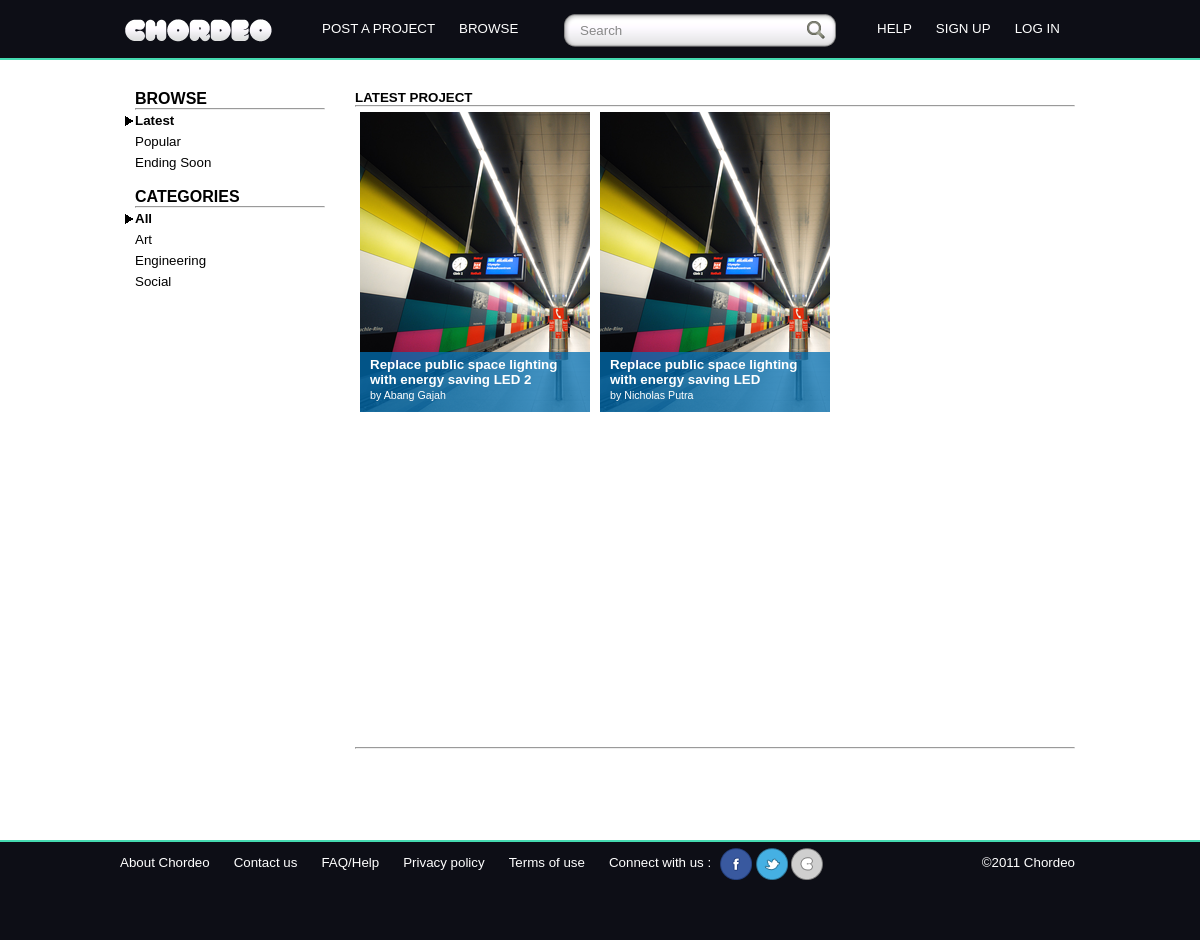
Screenshot of /project/browse/latest/all with the database file from the repository.
### tables this page shows
CREATE TABLE IF NOT EXISTS `ch_project` (
  `project_id` int(3) NOT NULL AUTO_INCREMENT,
  `project_name` varchar(100) NOT NULL,
  `pending_summary` text NOT NULL,
  `project_location` varchar(100) NOT NULL,
  `project_detail` text NOT NULL,
  `category` varchar(20) NOT NULL,
  `amount_funding` int(10) NOT NULL,
  `funding_duration` int(10) NOT NULL,
  `project_reward` varchar(30) NOT NULL,
  `funding_status` varchar(30) NOT NULL,
  `project_time` timestamp NOT NULL DEFAULT CURRENT_TIMESTAMP ON UPDATE CURRENT_TIMESTAMP,
  `project_status` varchar(20) NOT NULL,
  `project_image` varchar(45) DEFAULT NULL,
  `project_video` varchar(45) DEFAULT NULL,
  `project_home` text,
  `project_update` text,
  `project_user_id` int(5) NOT NULL,
  `featured` int(1) NOT NULL,
  PRIMARY KEY (`project_id`),
  KEY `fk_ch_project_ch_user` (`project_user_id`)
);

CREATE TABLE IF NOT EXISTS `ch_user` (
  `user_id` int(5) NOT NULL AUTO_INCREMENT,
  `avatar` varchar(100) DEFAULT 'profile.png',
  `username` varchar(50) NOT NULL,
  `email` varchar(50) NOT NULL,
  `name` varchar(100) NOT NULL,
  `bio` text,
  `website` varchar(30) NOT NULL,
  `location` varchar(50) DEFAULT NULL,
  `password` varchar(50) NOT NULL,
  `type` varchar(20) NOT NULL DEFAULT 'user',
  PRIMARY KEY (`user_id`)
);

### application/controllers/project.php (called while the page is built, shortened)
<?php if ( ! defined('BASEPATH')) exit('No direct script access allowed');
class Project extends CI_Controller {
    function browse($var="latest",$cat="all")
    {
        if($this->uri->segment(3)==NULL)
        {
            $v="latest";
        } else
            {
            $v=$this->uri->segment(3);
        }
        if($this->uri->segment(4)==NULL)
        {
            $c="all";
        } else
            {
            $c=$this->uri->segment(4);
        }
        $data['title']='Browse Project';
        $data['browse_link']=$this->viewloader->browse_link($var,$c);
        $data['categories']=$this->viewloader->menu_cat($cat);
        $data['pagination']=$this->viewloader->browse_pagination($v,$cat);
        $data['site']=$this->projectmodel->browse_project($var);
        $data['headproject']=$this->viewloader->head_project();
        $data['headcat']=$this->viewloader->head_cat();
        $this->projectmodel->template2($data,"chbrowse");
    }
}

### index.php (called while the page is built, shortened)
<?php
require_once BASEPATH.'core/CodeIgniter.php';

### application/models/projectmodel.php (the view, shortened to what this page needs)
<?php if ( ! defined('BASEPATH')) exit('No direct script access allowed');
class Projectmodel extends CI_Model {
    function browse_project()
    {
        $rs = '';
        if($this->uri->segment(5)==NULL)
            {
                $offset=0;
            } else
            {
                $offset=$this->uri->segment(5);
            }
        $limit=2;
        $cat = $this->uri->segment(4);
        if($cat=="all")
        {
            $q=$this->db->get_where("ch_project",array("project_status"=>"true"),$limit,$offset);
        } else {
            $q=$this->db->get_where("ch_project",array("project_status"=>"true","category"=>$cat),$limit,$offset);
        }
        foreach($q->result_array() as $row)
        {
            $s=$this->db->get_where("ch_user",array("user_id"=>$row['project_user_id']));
            $user=$s->row();
            $rs .= '
                <script type="text/javascript">
                    $(document).ready(function(){
                            $("#pitch_'.$row["project_id"].'").mouseover(function(){
                                    $("#pitch_description_'.$row["project_id"].'").animate({top:"0px"},"fast");
                                    $("#pitch_background_'.$row["project_id"].'").animate({top:"0px"},"fast");
                            });
                            $("#pitch_'.$row["project_id"].'").mouseleave(function(){
                                    $("#pitch_description_'.$row["project_id"].'").animate({top:"240px"},"fast");
                                    $("#pitch_background_'.$row["project_id"].'").animate({top:"240px"},"fast");
                            });
                    });
                </script>
                <div class="pitch_container" id="pitch_'.$row["project_id"].'">
                    <img src="assets/images/project/'.$row["project_image"].'" width="230" height="300" />
                  <div class="pitch_background" id="pitch_background_'.$row["project_id"].'">  </div>
                  <div class="pitch_description" id="pitch_description_'.$row["project_id"].'"><strong><a href="project/projectdetail/id/'.$row["project_id"].'">'.$row["project_name"].'</a></strong><br/>
                    <div class="pitch_description_creator">by '.$user->name.'</div>
                    <div class="pitch_description_content">'.$row["project_detail"].'
                      </div>
                    <div class="pitch_amount_funded"><strong>Rp '.number_format($row["amount_funding"],2,",",".").'</strong> Needed </div>
                    <div class="pitch_progressbar_funded"><div style="height:100%;width:'.$row["funding_status"].'%;background-color:#FFF"></div></div>
                    <div class="pitch_progress_funded" style=""><strong>'.$row["funding_status"].'%</strong> Funded
                      <span style="font-size:11pt; text-align:right"><strong>30</strong> Days Left</span></div>
                  </div>
                </div>';
        }
        return $rs;
    }
}

### assets/css/style.css (style rules this page uses)
body { margin: 0; font-family: Helvetica, Arial, sans-serif; font-size: 10pt; }
img { border: none; margin: 0; padding: 0; }
a { text-decoration: none; outline: none; color:#09F; }
.pitch_container { position: relative; height: 300px; width: 230px; margin: 5px; overflow: hidden; float:left; }
.pitch_container a { color:#FFFFFF; }
.pitch_background { background-color: #006eb2; opacity: 1; position: absolute; width: 210px; top: 240px; height: 100%; cursor: pointer; padding-top: 5px; padding-right: 10px; padding-bottom: 5px; padding-left: 10px; opacity: 0.75; }
.pitch_description { background-color: transparent; font-family: Helvetica, Arial, sans-serif; font-size: 10pt; color: #FFF; position: absolute; width: 210px; top: 240px; height: 100%; cursor: pointer; padding-top: 5px; padding-right: 10px; padding-bottom: 5px; padding-left: 10px; opacity: 1; }
.pitch_description_creator { font-size: 8pt; padding-top: 2px; }
.pitch_description_content { font-size: 10pt; padding-top: 10px; height: 175px; width: 210px; }

### rows the page displays
ch_project: project_image (picture), project_name "Replace public space lighting with energy saving LED 2", ch_user.name "Abang Gajah"
ch_project: project_image (picture), project_name "Replace public space lighting with energy saving LED", ch_user.name "Nicholas Putra"

### other values shown
$headproject "LATEST PROJECT"
